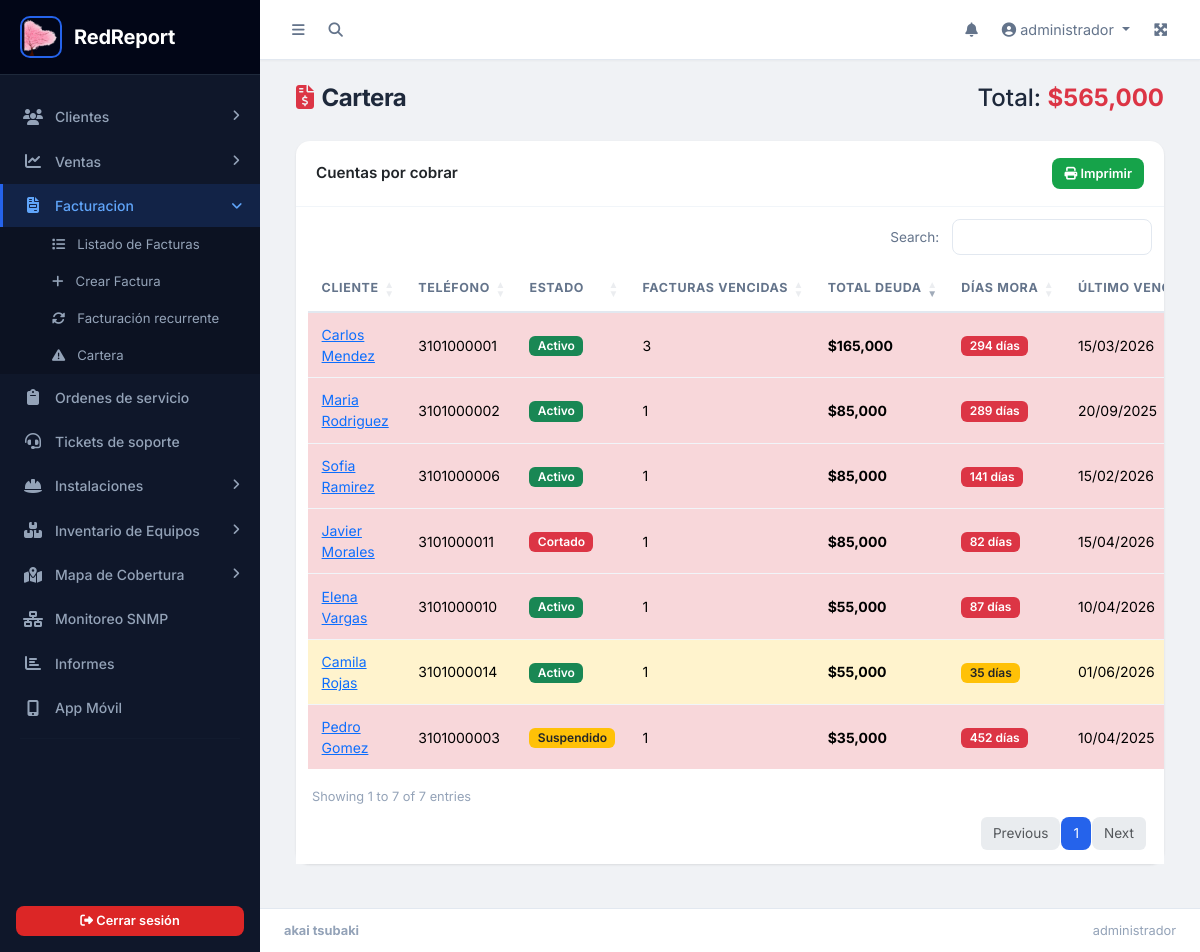
Screenshot of /facturacion/cartera.php (signed in) with the database file from the repository.
### tables this page shows
CREATE TABLE `tb_clientes` (
  `id_cliente` int(11) NOT NULL,
  `nombre` varchar(100) NOT NULL,
  `documento` varchar(50) NOT NULL,
  `telefono` varchar(20) DEFAULT NULL,
  `direccion` varchar(150) DEFAULT NULL,
  `email` varchar(100) DEFAULT NULL,
  `estado_servicio` enum('Activo','Suspendido','Cortado') NOT NULL DEFAULT 'Activo',
  `password` varchar(255) DEFAULT NULL,
  `lat` decimal(10,7) DEFAULT NULL,
  `lng` decimal(10,7) DEFAULT NULL,
  `fecha_instalacion` datetime DEFAULT NULL,
  `id_instalador` int(11) DEFAULT NULL
);

### app/config/seguridad.php (called while the page is built, shortened)
<?php
function hescape($str) {
    return htmlspecialchars($str, ENT_QUOTES, 'UTF-8');
}
?>

### facturacion/cartera.php (the view, shortened to what this page needs)
<?php
include('../parte1.php');
require_once '../app/config/conexion.php';
$sql = "SELECT c.id_cliente, c.nombre, c.telefono, c.estado_servicio,
               COUNT(f.id_factura) AS facturas_vencidas,
               SUM(f.total) AS total_deuda,
               MAX(f.fecha_vencimiento) AS ultimo_vencimiento,
               DATEDIFF(CURDATE(), MIN(f.fecha_vencimiento)) AS dias_mora
        FROM tb_facturas f
        INNER JOIN tb_clientes c ON f.id_cliente = c.id_cliente
        WHERE f.estado IN ('pendiente','vencida')
        GROUP BY f.id_cliente
        ORDER BY total_deuda DESC";
$cartera = $pdo->query($sql)->fetchAll();
$total_cartera = array_sum(array_column($cartera, 'total_deuda'));
?>
<div class="content-wrapper">
    <div class="content-header">
        <div class="container-fluid">
            <div class="row mb-2">
                <div class="col-sm-6"><h1 class="m-0"><i class="fas fa-file-invoice-dollar me-2 text-danger"></i>Cartera</h1></div>
                <div class="col-sm-6 text-end"><h4 class="m-0">Total: <strong class="text-danger">$<?= number_format($total_cartera, 0) ?></strong></h4></div>
            </div>
        </div>
    </div>
    <div class="content">
        <div class="container-fluid">
            <div class="card">
                <div class="card-header d-flex justify-content-between align-items-center">
                    <span>Cuentas por cobrar</span>
                    <button class="btn btn-sm btn-success" onclick="window.print()"><i class="fas fa-print"></i> Imprimir</button>
                </div>
                <div class="card-body p-0">
                    <div class="table-wrap">
                        <table id="tablaCartera" class="table table-hover mb-0">
                            <thead><tr><th>Cliente</th><th>Teléfono</th><th>Estado</th><th>Facturas vencidas</th><th>Total deuda</th><th>Días mora</th><th>Último vencimiento</th><th>Acciones</th></tr></thead>
                            <tbody>
                                <?php foreach ($cartera as $c): ?>
                                <tr class="<?= $c['dias_mora'] > 60 ? 'table-danger' : ($c['dias_mora'] > 30 ? 'table-warning' : '') ?>">
                                    <td><a href="<?= $url ?>clientes/vistas/ficha.php?id=<?= $c['id_cliente'] ?>"><?= hescape($c['nombre']) ?></a></td>
                                    <td><?= hescape($c['telefono'] ?? '-') ?></td>
                                    <td><span class="badge bg-<?= $c['estado_servicio'] == 'Activo' ? 'success' : ($c['estado_servicio'] == 'Suspendido' ? 'warning text-dark' : 'danger') ?>"><?= $c['estado_servicio'] ?></span></td>
                                    <td><?= $c['facturas_vencidas'] ?></td>
                                    <td><strong>$<?= number_format($c['total_deuda'], 0) ?></strong></td>
                                    <td><span class="badge bg-<?= $c['dias_mora'] > 60 ? 'danger' : ($c['dias_mora'] > 30 ? 'warning text-dark' : 'secondary') ?>"><?= $c['dias_mora'] ?> días</span></td>
                                    <td><?= date('d/m/Y', strtotime($c['ultimo_vencimiento'])) ?></td>
                                </tr>
                                <?php endforeach; ?>
                            </tbody>
                        </table>
                    </div>
                </div>
            </div>
        </div>
    </div>
</div>
<?php include('../parte2.php'); ?>

### public/css/redreport.css (style rules this page uses)
:root { --sidebar-width: 260px; --sidebar-bg: #0f172a; --sidebar-hover: #1e293b; --sidebar-active: #2563eb; --sidebar-text: #94a3b8; --sidebar-text-hover: #f1f5f9; --sidebar-divider: #1e293b; --navbar-height: 60px; --body-bg: #f0f2f5; --card-shadow: 0 1px 3px rgba(0,0,0,0.06), 0 1px 2px rgba(0,0,0,0.04); --card-shadow-hover: 0 10px 40px rgba(0,0,0,0.08); --border-color: #e2e8f0; --text-primary: #1e293b; --text-secondary: #64748b; --text-muted: #94a3b8; --primary: #2563eb; --primary-dark: #1d4ed8; --success: #16a34a; --warning: #f59e0b; --danger: #dc2626; --info: #0891b2; --font-main: 'Inter', -apple-system, BlinkMacSystemFont, sans-serif; --transition: all 0.2s ease; }
* { box-sizing: border-box; }
body { font-family: var(--font-main); background: var(--body-bg); color: var(--text-primary); -webkit-font-smoothing: antialiased; -moz-osx-font-smoothing: grayscale; }
.content-wrapper { flex: 1; display: flex; flex-direction: column; min-width: 0; background: var(--body-bg); }
.content-header { padding: 1.5rem 1.5rem 0; }
.content-header h1 { font-size: 1.5rem; font-weight: 700; color: var(--text-primary); letter-spacing: -0.02em; }
.content { padding: 1.25rem 1.5rem 1.5rem; flex: 1; overflow-x: hidden; }
.card { border-radius: 14px; box-shadow: var(--card-shadow); margin-bottom: 1.25rem; border: none; background: #ffffff; transition: box-shadow 0.2s ease; }
.card-header { display: flex; align-items: center; justify-content: space-between; background: transparent; border-bottom: 1px solid #f1f5f9; font-weight: 600; padding: 1.1rem 1.25rem; font-size: 0.95rem; }
.card-body { padding: 1.25rem; }
.table-container, .table-wrap { overflow-x: auto; -webkit-overflow-scrolling: touch; background: #ffffff; border-radius: 12px; box-shadow: 0 2px 10px rgba(0,0,0,0.05); padding: 0.75rem; margin-bottom: 0; }
.card-body.p-0 > .table-container, .card-body.p-0 > .table-wrap { border-radius: 0; box-shadow: none; padding: 0.75rem; }
.btn { border-radius: 8px; font-weight: 600; font-size: 0.875rem; padding: 0.5rem 1rem; transition: var(--transition); border: none; }
.btn-sm { padding: 0.35rem 0.75rem; font-size: 0.8rem; }
.btn-success { background: var(--success); }
.table { font-size: 0.875rem; margin-bottom: 0; width: 100% !important; }
.table > thead { background: #f8fafc; }
.table > thead th { font-weight: 700; font-size: 0.78rem; text-transform: uppercase; letter-spacing: 0.05em; color: var(--text-secondary); padding: 0.8rem 0.85rem; border-bottom: 2px solid var(--border-color); vertical-align: middle; white-space: nowrap; }
.table > tbody td { padding: 0.7rem 0.85rem; vertical-align: middle; border-bottom: 1px solid #f1f5f9; }
.table > tbody tr:last-child td { border-bottom: none; }
.badge { font-weight: 600; padding: 0.35em 0.7em; font-size: 0.75rem; border-radius: 6px; }

### parte1.php (style rules this page uses)
body { font-family: 'Inter', sans-serif; }

### rows the page displays
tb_clientes: nombre "Carlos Mendez", telefono "3101000001", estado_servicio "Activo", facturas_vencidas "3", total_deuda "165,000", dias_mora "294", ultimo_vencimiento "15/03/2026"
tb_clientes: nombre "Maria Rodriguez", telefono "3101000002", estado_servicio "Activo", facturas_vencidas "1", total_deuda "85,000", dias_mora "289", ultimo_vencimiento "20/09/2025"
tb_clientes: nombre "Sofia Ramirez", telefono "3101000006", estado_servicio "Activo", facturas_vencidas "1", total_deuda "85,000", dias_mora "141", ultimo_vencimiento "15/02/2026"
tb_clientes: nombre "Javier Morales", telefono "3101000011", estado_servicio "Cortado", facturas_vencidas "1", total_deuda "85,000", dias_mora "82", ultimo_vencimiento "15/04/2026"
tb_clientes: nombre "Elena Vargas", telefono "3101000010", estado_servicio "Activo", facturas_vencidas "1", total_deuda "55,000", dias_mora "87", ultimo_vencimiento "10/04/2026"
tb_clientes: nombre "Camila Rojas", telefono "3101000014", estado_servicio "Activo", facturas_vencidas "1", total_deuda "55,000", dias_mora "35", ultimo_vencimiento "01/06/2026"
tb_clientes: nombre "Pedro Gomez", telefono "3101000003", estado_servicio "Suspendido", facturas_vencidas "1", total_deuda "35,000", dias_mora "452", ultimo_vencimiento "10/04/2025"

### other values shown
APP_NAME "RedReport"
$_SESSION['usuario'] "administrador"
$total_cartera "565,000"
